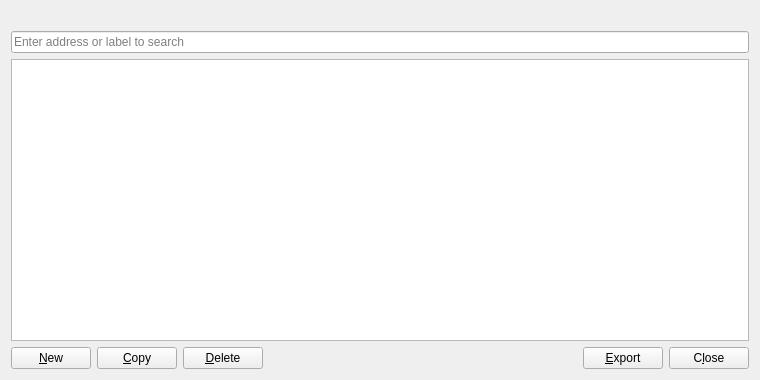
<?xml version="1.0" encoding="UTF-8"?>
<ui version="4.0">
 <class>AddressBookPage</class>
 <widget class="QWidget" name="AddressBookPage">
  <property name="geometry">
   <rect>
    <x>0</x>
    <y>0</y>
    <width>760</width>
    <height>380</height>
   </rect>
  </property>
  <layout class="QVBoxLayout" name="verticalLayout">
   <item>
    <widget class="QLabel" name="labelExplanation">
     <property name="textFormat">
      <enum>Qt::PlainText</enum>
     </property>
     <property name="wordWrap">
      <bool>true</bool>
     </property>
    </widget>
   </item>
   <item>
    <widget class="QLineEdit" name="searchLineEdit">
     <property name="placeholderText">
      <string>Enter address or label to search</string>
     </property>
    </widget>
   </item>
   <item>
    <widget class="QTableView" name="tableView">
     <property name="contextMenuPolicy">
      <enum>Qt::CustomContextMenu</enum>
     </property>
     <property name="toolTip">
      <string>Right-click to edit address or label</string>
     </property>
     <property name="tabKeyNavigation">
      <bool>false</bool>
     </property>
     <property name="alternatingRowColors">
      <bool>true</bool>
     </property>
     <property name="selectionMode">
      <enum>QAbstractItemView::SingleSelection</enum>
     </property>
     <property name="selectionBehavior">
      <enum>QAbstractItemView::SelectRows</enum>
     </property>
     <property name="sortingEnabled">
      <bool>true</bool>
     </property>
     <attribute name="verticalHeaderVisible">
      <bool>false</bool>
     </attribute>
    </widget>
   </item>
   <item>
    <layout class="QHBoxLayout" name="horizontalLayout">
     <item>
      <widget class="QPushButton" name="newAddress">
       <property name="toolTip">
        <string>Create a new address</string>
       </property>
       <property name="text">
        <string>&amp;New</string>
       </property>
       <property name="icon">
        <iconset resource="../nobilitas.qrc">
         <normaloff>:/icons/add</normaloff>:/icons/add</iconset>
       </property>
       <property name="autoDefault">
        <bool>false</bool>
       </property>
      </widget>
     </item>
     <item>
      <widget class="QPushButton" name="copyAddress">
       <property name="toolTip">
        <string>Copy the currently selected address to the system clipboard</string>
       </property>
       <property name="text">
        <string>&amp;Copy</string>
       </property>
       <property name="icon">
        <iconset resource="../nobilitas.qrc">
         <normaloff>:/icons/editcopy</normaloff>:/icons/editcopy</iconset>
       </property>
       <property name="autoDefault">
        <bool>false</bool>
       </property>
      </widget>
     </item>
     <item>
      <widget class="QPushButton" name="deleteAddress">
       <property name="toolTip">
        <string>Delete the currently selected address from the list</string>
       </property>
       <property name="text">
        <string>&amp;Delete</string>
       </property>
       <property name="icon">
        <iconset resource="../nobilitas.qrc">
         <normaloff>:/icons/remove</normaloff>:/icons/remove</iconset>
       </property>
       <property name="autoDefault">
        <bool>false</bool>
       </property>
      </widget>
     </item>
     <item>
      <spacer name="horizontalSpacer">
       <property name="orientation">
        <enum>Qt::Horizontal</enum>
       </property>
       <property name="sizeHint" stdset="0">
        <size>
         <width>40</width>
         <height>20</height>
        </size>
       </property>
      </spacer>
     </item>
     <item>
      <widget class="QPushButton" name="exportButton">
       <property name="toolTip">
        <string>Export the data in the current tab to a file</string>
       </property>
       <property name="text">
        <string>&amp;Export</string>
       </property>
       <property name="icon">
        <iconset resource="../nobilitas.qrc">
         <normaloff>:/icons/export</normaloff>:/icons/export</iconset>
       </property>
       <property name="autoDefault">
        <bool>false</bool>
       </property>
      </widget>
     </item>
     <item>
      <widget class="QPushButton" name="closeButton">
       <property name="sizePolicy">
        <sizepolicy hsizetype="Minimum" vsizetype="Minimum">
         <horstretch>0</horstretch>
         <verstretch>0</verstretch>
        </sizepolicy>
       </property>
       <property name="text">
        <string>C&amp;lose</string>
       </property>
       <property name="autoDefault">
        <bool>false</bool>
       </property>
      </widget>
     </item>
    </layout>
   </item>
  </layout>
 </widget>
 <resources>
  <include location="../nobilitas.qrc"/>
 </resources>
 <connections/>
</ui>
